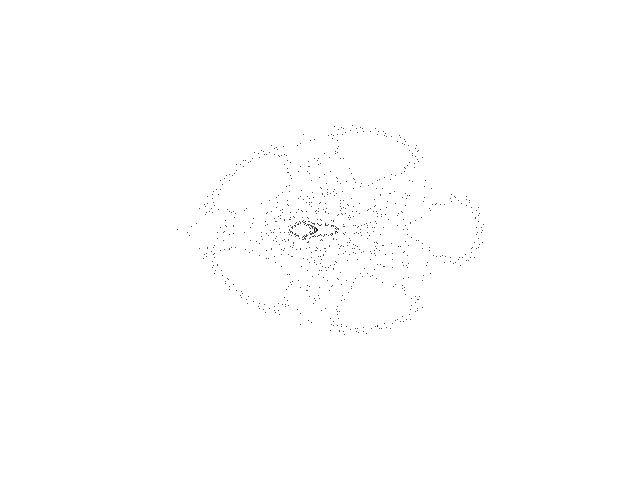
Frame 1 (no input)
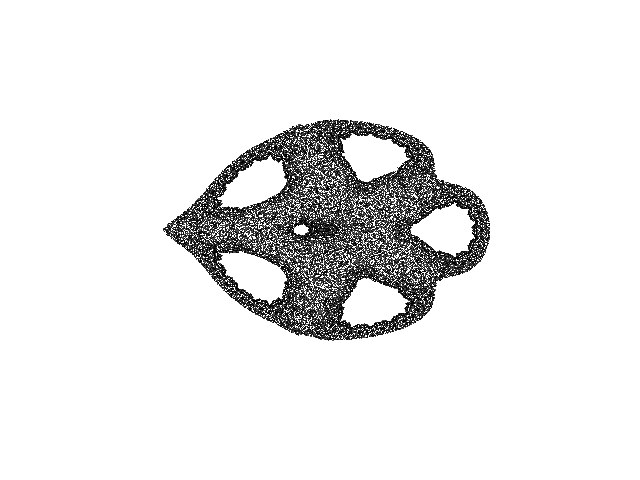
Frame 60 (the mouse pressed at the canvas centre just before this capture)
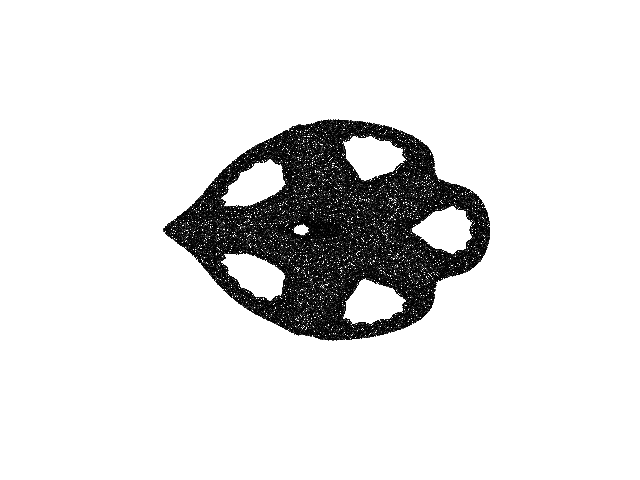
Frame 120 (the mouse held since frame 60 and released just before this capture)

The Processing sketch that drew these frames (run headless with seeded random() and noise(); from frame 60 on, the mouse is pressed at the canvas centre):

// Processing sketch: Gumowski_D
// ── Gumowski_D.pde
// Gumowski-Mira D chaotic map //

  float x = 0.5;
  float y = 0.5;
  float a = 0.000001;
  float b = 0.05;
  float m = 0.262318; 
  float w = 0.0;


void setup() {
  
  size(640,480);
  background(255);
  
}


void draw() {
  
  for (int i=0; i<1000; i++) {
     
    float nx = x;
    float ny = y;
 
    x = ny + a * (1.0 - b * pow(ny, 2.0)) * ny + w;
    w = m * x + (2.0 * (1.0 - m) * pow(x, 2.0)) / (1.0 + pow(x, 2.0));
    y = -nx + w;
    
    point(300 + (24 * x), 230 + (18.5 * y));
        
  }

}
